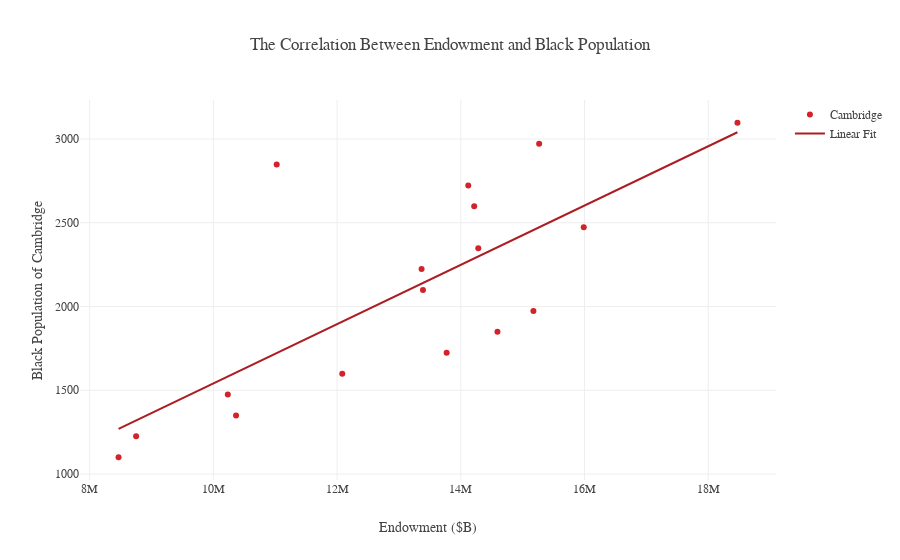

The code cell stored with this chart in its notebook:
### Code cell
endow_black = grapher(x, y, "Cambridge", "The Correlation Between Endowment and Black Population", "Black Population of Cambridge", "Endowment ($B)", "endow_black")
causal_endow_black = X.zplot(x='x', y='y', z=['z1', 'z2'], z_types={'z1': 'c', 'z2': 'c'}, kind='line', title='The Controlled Correlation Between Endowment (Billions of Dollars)\n and Black Population', color="#D2232A")
causal_endow_black.set(xlabel="Endowment", ylabel="Black Population of Cambridge")
fig = causal_endow_black.get_figure()
ax = plt.gca()
ax.set_frame_on(False)
ax.get_yaxis().set_visible(False)
ax.legend_.remove()
# ax.set_title("The Controlled Correlation Between Endowment (Billions of Dollars)\n and Black Population", fontname='Gotham Black', fontsize=12)
prop = fm.FontProperties(fname='/Downloads/Gotham Black Regular.ttf')
ax.set_title('This is some random font', fontproperties=prop, size=12)
fig.savefig('images/black_endow.svg', format='svg', dpi=1200, bbox_inches='tight')

### Figure 1 — Plotly figure (JSON) as saved in the notebook; plotly's stock layout.template omitted (floating-point values rounded to 4 significant figures)
{"data": [{"marker": {"color": "#D2232A"}, "mode": "markers", "name": "Cambridge", "type": "scatter", "uid": "821ca7b8-b499-11e8-a5be-f21898379586", "x": [8467151, 8751365, 10366585, 10233641, 12083442, 13771156, 14592500, 15173863, 13388612, 13366092, 14282663, 15987554, 14216649, 14120766, 11023666, 15266613, 18472321], "y": [1100, 1225.0, 1350.0, 1474.0, 1599.0, 1724, 1849.0, 1974.0, 2098.0, 2223.0, 2348, 2473.0, 2598.0, 2722.0, 2847.0, 2972, 3097.0]}, {"marker": {"color": "#AC1D23"}, "mode": "lines", "name": "Linear Fit", "type": "scatter", "uid": "821ca928-b499-11e8-b636-f21898379586", "x": [8467151, 8751365, 10366585, 10233641, 12083442, 13771156, 14592500, 15173863, 13388612, 13366092, 14282663, 15987554, 14216649, 14120766, 11023666, 15266613, 18472321], "y": [1269.0, 1320.0, 1606.0, 1582.0, 1909.0, 2208.0, 2354.0, 2456.0, 2140.0, 2136.0, 2299.0, 2600.0, 2287.0, 2270.0, 1722.0, 2473.0, 3040.0]}], "layout": {"font": {"family": "Gotham", "size": 12}, "title": "The Correlation Between Endowment and Black Population", "xaxis": {"title": "Endowment ($B)"}, "yaxis": {"title": "Black Population of Cambridge"}}}
